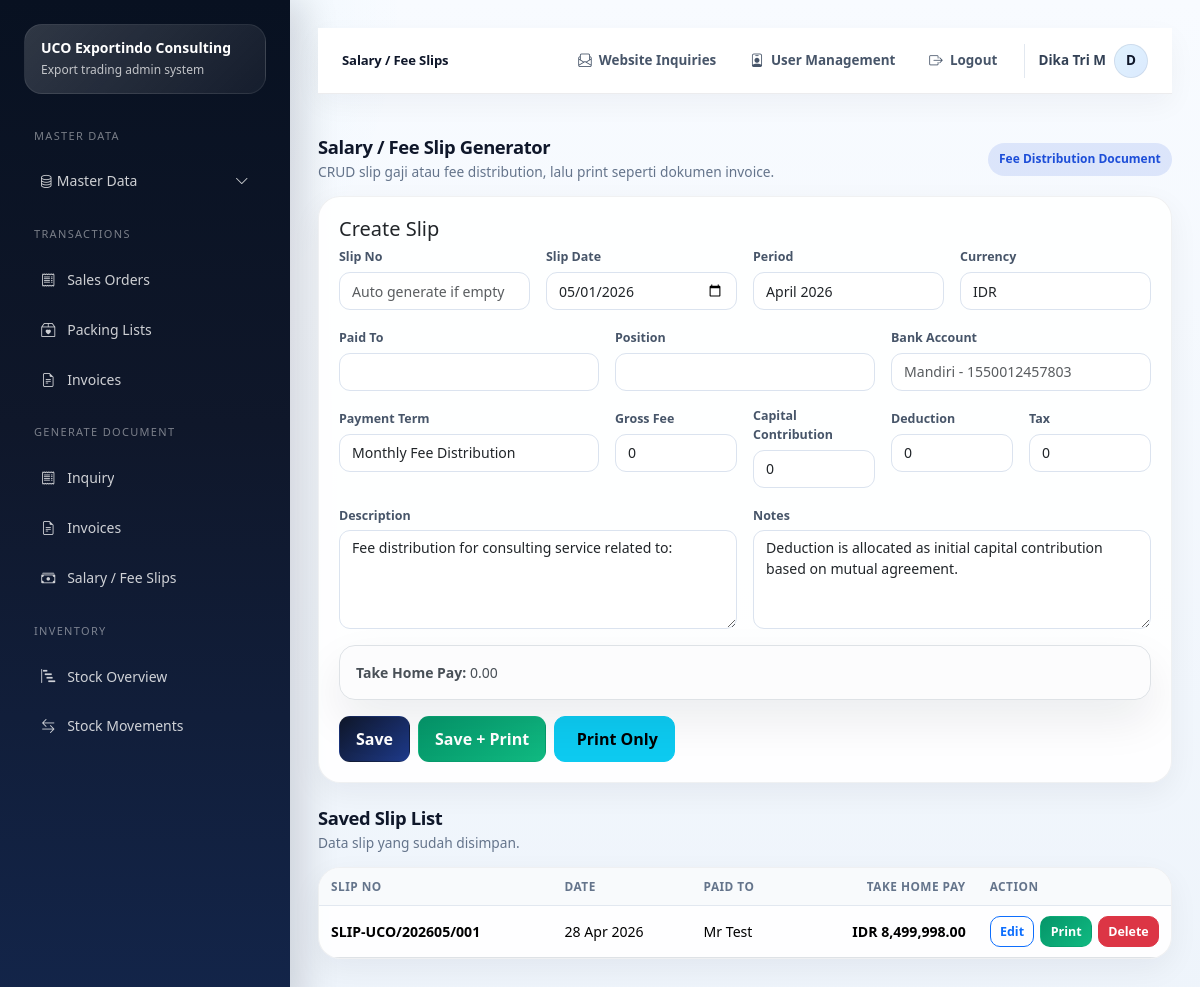
Screenshot of /index.php/fee_slips (signed in) with the database file from the repository.
### tables this page shows
CREATE TABLE IF NOT EXISTS `fee_slips` (
  `id` int NOT NULL AUTO_INCREMENT,
  `slip_no` varchar(60) NOT NULL,
  `slip_date` date NOT NULL,
  `period_text` varchar(100) DEFAULT NULL,
  `payee_name` varchar(150) NOT NULL,
  `position_text` varchar(150) DEFAULT NULL,
  `bank_account` text,
  `payment_term` varchar(150) DEFAULT NULL,
  `currency_text` varchar(20) DEFAULT 'IDR',
  `description` text,
  `notes` text,
  `gross_fee` decimal(18,2) NOT NULL DEFAULT '0.00',
  `capital_contribution` decimal(18,2) NOT NULL DEFAULT '0.00',
  `deduction_amount` decimal(18,2) NOT NULL DEFAULT '0.00',
  `tax_amount` decimal(18,2) NOT NULL DEFAULT '0.00',
  `take_home_pay` decimal(18,2) NOT NULL DEFAULT '0.00',
  `created_by` int DEFAULT NULL,
  `created_at` timestamp NULL DEFAULT CURRENT_TIMESTAMP,
  PRIMARY KEY (`id`),
  UNIQUE KEY `slip_no` (`slip_no`)
);

### application/core/MY_Controller.php (called while the page is built, shortened)
<?php
class MY_Controller extends CI_Controller
{
    protected $user;
    public function __construct()
    {
        $this->user = $this->session->userdata('user');
    }
    protected function render($view, $data = [], $layout = 'admin')
    {
        $data['current_user'] = $this->user;
        $this->load->view('templates/admin_header', $data);
        $this->load->view($view, $data);
        $this->load->view('templates/admin_footer', $data);
    }
}

### application/controllers/Fee_slips.php (called while the page is built, shortened)
<?php
class Fee_slips extends MY_Controller
{
    public function index()
    {
        $data['page_title'] = 'Salary / Fee Slips';
        $data['rows'] = $this->fee_slip->rows();
        $data['edit'] = $this->input->get('edit') ? $this->fee_slip->get($this->input->get('edit')) : null;
        $this->render('admin/fee_slips/index', $data);
    }
}

### index.php (called while the page is built, shortened)
<?php
require BASEPATH . 'core/CodeIgniter.php';

### application/helpers/uco_helper.php (called while the page is built, shortened)
<?php
function e($str)
{
    return htmlspecialchars((string)$str, ENT_QUOTES, 'UTF-8');
}
function format_date_id($date)
{
    return date('d M Y', strtotime($date));
}
function format_money($amount, $decimals = 2)
{
    return number_format((float)$amount, $decimals, '.', ',');
}

### application/models/Fee_slip_model.php (called while the page is built, shortened)
<?php
class Fee_slip_model extends CI_Model
{
    protected $table = 'fee_slips';
    public function rows()
    {
        return $this->db->order_by('id', 'DESC')->get($this->table)->result_array();
    }
}

### application/views/admin/fee_slips/index.php (the view, shortened to what this page needs)
<?php
$edit = isset($edit) && is_array($edit) ? $edit : null;
function fv($key, $default = '')
{
    $currentEdit = $GLOBALS['edit'] ?? null;
    return e(is_array($currentEdit) ? ($currentEdit[$key] ?? $default) : $default);
}
?>
<div class="section-block">
    <div class="section-head">
        <div>
            <h3>Salary / Fee Slip Generator</h3>
            <p>CRUD slip gaji atau fee distribution, lalu print seperti dokumen invoice.</p>
        </div>
        <div class="badge-soft badge-soft-primary">Fee Distribution Document</div>
    </div>
    <div class="card shadow-sm mb-4">
        <div class="card-body">
            <h5 class="mb-1"><?= $edit ? 'Edit Slip' : 'Create Slip'; ?></h5>
            <form method="post">
                <div class="row g-3">
                    <div class="col-md-3"><label class="form-label">Slip No</label><input name="slip_no" class="form-control" value="<?= fv('slip_no'); ?>" placeholder="Auto generate if empty"></div>
                    <div class="col-md-3"><label class="form-label">Slip Date</label><input type="date" name="slip_date" class="form-control" value="<?= fv('slip_date', date('Y-m-d')); ?>"></div>
                    <div class="col-md-3"><label class="form-label">Period</label><input name="period_text" class="form-control" value="<?= fv('period_text', 'April 2026'); ?>"></div>
                    <div class="col-md-3"><label class="form-label">Currency</label><input name="currency_text" class="form-control" value="<?= fv('currency_text', 'IDR'); ?>"></div>
                    <div class="col-md-4"><label class="form-label">Paid To</label><input name="payee_name" class="form-control" value="<?= fv('payee_name'); ?>" required></div>
                    <div class="col-md-4"><label class="form-label">Position</label><input name="position_text" class="form-control" value="<?= fv('position_text'); ?>"></div>
                    <div class="col-md-4"><label class="form-label">Bank Account</label><input name="bank_account" class="form-control" value="<?= fv('bank_account'); ?>" placeholder="Mandiri - 1550012457803"></div>
                    <div class="col-md-4"><label class="form-label">Payment Term</label><input name="payment_term" class="form-control" value="<?= fv('payment_term', 'Monthly Fee Distribution'); ?>"></div>
                    <div class="col-md-2"><label class="form-label">Gross Fee</label><input type="number" step="0.01" name="gross_fee" class="form-control calc" value="<?= fv('gross_fee', '0'); ?>"></div>
                    <div class="col-md-2"><label class="form-label">Capital Contribution</label><input type="number" step="0.01" name="capital_contribution" class="form-control calc" value="<?= fv('capital_contribution', '0'); ?>"></div>
                    <div class="col-md-2"><label class="form-label">Deduction</label><input type="number" step="0.01" name="deduction_amount" class="form-control calc" value="<?= fv('deduction_amount', '0'); ?>"></div>
                    <div class="col-md-2"><label class="form-label">Tax</label><input type="number" step="0.01" name="tax_amount" class="form-control calc" value="<?= fv('tax_amount', '0'); ?>"></div>
                    <div class="col-md-6"><label class="form-label">Description</label><textarea name="description" rows="4" class="form-control" required><?= fv('description', 'Fee distribution for consulting service related to:'); ?></textarea></div>
                    <div class="col-md-6"><label class="form-label">Notes</label><textarea name="notes" rows="4" class="form-control"><?= fv('notes', 'Deduction is allocated as initial capital contribution based on mutual agreement.'); ?></textarea></div>
                </div>
                <div class="alert alert-light border mt-3 mb-0"><strong>Take Home Pay: </strong><span id="take-home-preview">0.00</span></div>
                <div class="admin-form-actions mt-3">
                    <button class="btn btn-dark" name="submit_action" value="save">Save</button>
                    <button class="btn btn-success" name="submit_action" value="save_print">Save + Print</button>
                    <button type="submit" name="submit_action" value="print_only" class="btn btn-info">
                        <i class="fa fa-print"></i> Print Only
                    </button>
                </div>
            </form>
        </div>
    </div>
</div>
<div class="section-block">
    <div class="section-head">
        <div>
            <h3>Saved Slip List</h3>
            <p>Data slip yang sudah disimpan.</p>
        </div>
    </div>
    <div class="card shadow-sm">
        <div class="card-body p-0">
            <div class="table-responsive">
                <table class="table table-sm mb-0 align-middle">
                    <thead>
                        <tr>
                            <th>Slip No</th>
                            <th>Date</th>
                            <th>Paid To</th>
                            <th class="text-end">Take Home Pay</th>
                            <th class="action-cell">Action</th>
                        </tr>
                    </thead>
                    <tbody>
                        <?php if (empty($rows)): ?><tr>
                                <td colspan="5" class="empty-state">No salary slips yet.</td>
                            </tr><?php else: foreach ($rows as $row): ?>
                                <tr>
                                    <td class="fw-semibold"><?= e($row['slip_no']); ?></td>
                                    <td><?= format_date_id($row['slip_date']); ?></td>
                                    <td><?= e($row['payee_name']); ?></td>
                                    <td class="text-end fw-semibold"><?= e($row['currency_text']); ?> <?= format_money($row['take_home_pay']); ?></td>
                                    <td class="action-cell">
                                        <div class="table-action-group">
                                            <a class="btn btn-sm btn-outline-primary" href="<?= site_url('fee-slips?edit=' . $row['id']); ?>">Edit</a>
                                            <a class="btn btn-sm btn-success" target="_blank" href="<?= site_url('fee-slips/print/' . $row['id']); ?>">Print</a>
                                            <a class="btn btn-sm btn-danger" onclick="return confirm('Delete this slip?')" href="<?= site_url('fee-slips/delete/' . $row['id']); ?>">Delete</a>
                                        </div>
                                    </td>
                                </tr>
                        <?php endforeach;
                                endif; ?>
                    </tbody>
                </table>
            </div>
        </div>
    </div>
</div>

### assets/css2/app.css (style rules this page uses)
:root { --uco-navy: #0f172a; --uco-navy-2: #111c44; --uco-blue: #1d4ed8; --uco-cyan: #0ea5e9; --uco-green: #10b981; --uco-warning: #f59e0b; --uco-danger: #ef4444; --uco-light: #f8fafc; --uco-line: #e2e8f0; --uco-text: #0f172a; --uco-muted: #64748b; --uco-card: #ffffff; --uco-shadow: 0 20px 45px rgba(15, 23, 42, .08); }
html, body { height: 100%; }
body { font-size: 14px; color: var(--uco-text); background: radial-gradient(circle at top left, rgba(14, 165, 233, .08), transparent 26%), linear-gradient(180deg, #f8fbff 0%, #eef4fb 100%); }
a { text-decoration: none; }
.glass-card, .card, .login-card, .public-soft-card { border: 1px solid rgba(15, 23, 42, .06) !important; border-radius: 22px !important; box-shadow: var(--uco-shadow) !important; }
.card, .glass-card { background: rgba(255,255,255,.9); overflow: hidden; }
.card .card-body { padding: 20px; }
.table-responsive { border-radius: 18px; }
.table-sm td, .table-sm th { vertical-align: middle; padding: .85rem .9rem; }
.table thead th { background: #f8fafc; color: #334155; font-size: 12px; text-transform: uppercase; letter-spacing: .03em; border-bottom: 1px solid var(--uco-line); }
.badge-soft { padding: .45rem .7rem; border-radius: 999px; font-weight: 600; font-size: 12px; }
.badge-soft-primary { background: rgba(29,78,216,.12); color: #1d4ed8; }
.section-block { margin-bottom: 24px; }
.section-head { display: flex; justify-content: space-between; gap: 14px; align-items: end; margin-bottom: 14px; }
.section-head h3 { font-size: 1.05rem; margin: 0; font-weight: 700; }
.section-head p { margin: 4px 0 0; color: var(--uco-muted); font-size: 13px; }
.form-control, .form-select { min-height: 44px; border-radius: 14px; border-color: #dbe4f0; box-shadow: none !important; }
textarea.form-control { min-height: 110px; }
.form-label { font-weight: 600; color: #334155; margin-bottom: .45rem; }
.btn { border-radius: 14px; padding: .62rem 1rem; font-weight: 600; }
.btn-dark { background: linear-gradient(135deg, #0f172a, #1e3a8a); border-color: transparent; }
.btn-success { background: linear-gradient(135deg, #059669, #10b981); border-color: transparent; }
.alert { border: 0; border-radius: 16px; box-shadow: var(--uco-shadow); }
.table-action-group { display: flex; flex-wrap: wrap; gap: 8px; }

### application/views/templates/admin_header.php (style rules this page uses)
html { overflow-y: scroll; }
body { overflow-x: hidden; }
.section-block { margin-bottom: 1.35rem; }
.section-head { display: flex; align-items: center; justify-content: space-between; gap: 1rem; margin-bottom: .85rem; }
.section-head h3 { margin-bottom: .15rem; font-size: 1.15rem; font-weight: 800; letter-spacing: -.02em; }
.section-head p { margin-bottom: 0; font-size: .86rem; color: #64748b; }
.card { border: 1px solid rgba(15, 23, 42, .08); border-radius: 18px; }
.card.shadow-sm { box-shadow: 0 10px 30px rgba(15, 23, 42, .055) !important; }
.card-body { padding: 1.1rem; }
.form-label { margin-bottom: .32rem; font-size: .78rem; font-weight: 700; color: #475569; }
.form-control, .form-select { min-height: 38px; border-radius: 11px; border-color: #dbe3ef; font-size: .88rem; }
textarea.form-control { min-height: auto; }
.btn { border-radius: 11px; font-weight: 700; display: inline-flex; align-items: center; justify-content: center; gap: .35rem; }
.btn-sm { min-height: 31px; padding: .28rem .58rem; border-radius: 10px; font-size: .78rem; line-height: 1.1; white-space: nowrap; }
.table-responsive { overflow-x: auto; }
.table { --bs-table-bg: transparent; font-size: .88rem; }
.table> :not(caption)>*>* { padding: .62rem .75rem; vertical-align: middle; }
.table thead th { font-size: .74rem; text-transform: uppercase; letter-spacing: .04em; color: #64748b; background: #f8fafc; border-bottom: 1px solid #e2e8f0; white-space: nowrap; }
.table-action-group, .action-buttons { display: inline-flex; align-items: center; flex-wrap: nowrap; gap: .38rem; white-space: nowrap; }
.table td.action-cell, .table th.action-cell { width: 1%; white-space: nowrap; }
.admin-form-actions { display: flex; align-items: center; flex-wrap: wrap; gap: .5rem; }

### rows the page displays
fee_slips: slip_no "SLIP-UCO/202605/001", slip_date "28 Apr 2026", payee_name "Mr Test", currency_text "IDR", take_home_pay "8,499,998.00"

### other values shown
$page_title "Salary / Fee Slips"
isset($u['nama']) ? $u['nama'] : 'Admin' "Dika Tri M"
substr((string)(isset($u['nama']) ? $u['nama'] : 'A'), 0, 1) "D"
